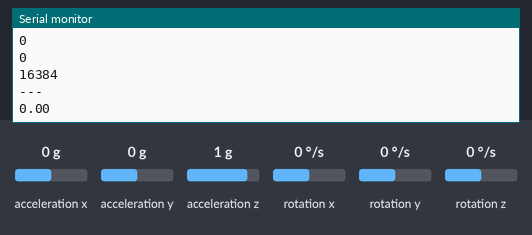
Bench run of a sketch on a simulated ESP8266 (NodeMCU). Parts: the last lines printed to the serial monitor. Wiring (inferred from the names in the program): MPU-6050 motion sensor at I2C address 0x68. The inputs (shaded band) are chosen by the test bench; at power-on: rotation z 0 °/s, acceleration x 0 g, acceleration y 0 g, acceleration z 1 g, rotation x 0 °/s, rotation y 0 °/s.

Above: at 2.2 s.
2.3 s: rotation z set to -192 °/s
At 3.6 s:
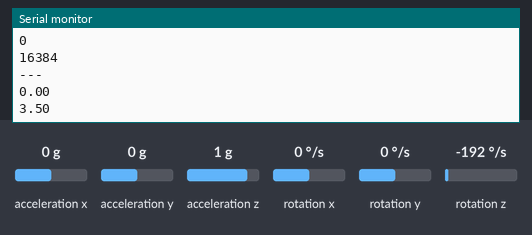
3.8 s: rotation z set to -100 °/s
At 4.9 s:
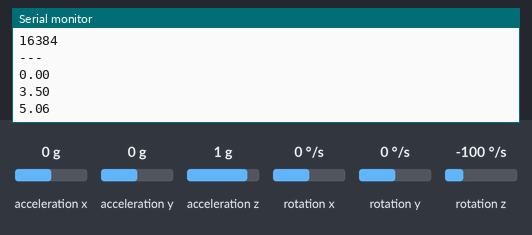
Timing chart, 0 to 6.8 s (numbered marks = the images above; inputs shaded):
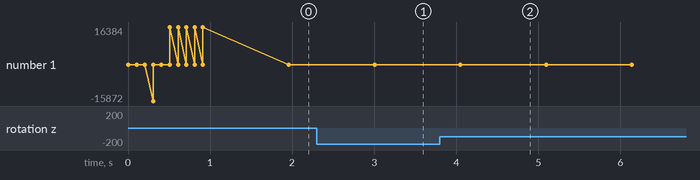

The sketch:

RR.ino
```cpp
//Based on: https://www.mschoeffler.de/2017/10/05/tutorial-how-to-use-the-gy-521-module-mpu-6050-breakout-board-with-the-arduino-uno/
#include <Wire.h>;
#include <ESP8266WiFi.h>
#include <Adafruit_NeoPixel.h>;

#define PI 3.1415926535897932384626433832795

#define ssid "WLAN31iH"
#define password "solidar20packt"

#define LED_COUNT 13
#define LED_PIN 2

//MPU6050
const int MPU_ADDR = 0x68;

const int MPU_GYRO_MODE = 0x10; //Gyro Mode 1
const double MPU_GYRO_MODE_CON = 32.8;
int MPU_GYRO_OFF[3];

const int MPU_ACC_MODE = 0x0;
const double MPU_ACC_MODE_CON = 16384;

int16_t vec_X[] = {1, 0, 0};
int16_t vec_Y[] = {0, 1, 0};
int16_t vec_Z[] = {0, 0, 1};

char tmp_str[7]; // temporary variable used in convert function

//WIFI
IPAddress server(192, 168, 2, 109);
WiFiClient client;

//Adafruit
Adafruit_NeoPixel strip(LED_COUNT, LED_PIN, NEO_GRB + NEO_KHZ800);
const int topLED=3;
int topLED_current=0;

//Main
int orr = 0;
int content[LED_COUNT][3]; //Colors in rgb 0-255


/*----------------------------------------------------------------------------------------------------------------------------------------
                                                                              MPU6050
------------------------------------------------------------------------------------------------------------------------------------------*/
char* convert_int16_to_str(int16_t i) { // converts int16 to string. Moreover, resulting strings will have the same length in the debug monitor.
  sprintf(tmp_str, "%6d", i);
  return tmp_str;
}

void readGyro(int16_t pData[3]) {
  Wire.beginTransmission(MPU_ADDR);
  Wire.write(0x43);
  Wire.endTransmission(false);
  Wire.requestFrom(MPU_ADDR, 6, true);
  for (int i = 0; i < 3; i++) {
    pData[i] = ((Wire.read() << 8 | Wire.read())-MPU_GYRO_OFF[i]) / MPU_GYRO_MODE_CON;
  }
}

void readAcc(int16_t pData[3]){
  Wire.beginTransmission(MPU_ADDR);
  Wire.write(0x3B);
  Wire.endTransmission(false);
  Wire.requestFrom(MPU_ADDR, 6, true);
  for (int i = 0; i < 3; i++) {
    pData[i] = Wire.read() << 8 | Wire.read();
  }
}

double trackGyro(int pAxis, int pCicle){ //x=0,y=1,z=2
  int16_t data[3];
  float tmp=0;
  float retVal = 0;

  readGyro(data); //clear

  for (int i=0;i<pCicle;i++){
    readGyro(data);
    if (data[pAxis]>MPU_GYRO_MODE_CON){
      retVal += (data[pAxis]/MPU_GYRO_MODE_CON)/8000;
    }
    delayMicroseconds(115);
  }
  return double(retVal);
}

int getOrientation() { // retVal: 0 = Obj moving, 1 = Flat, 2 = stand
  int16_t vec_ACC[3];
  readAcc(vec_ACC);
  double len = getVecLength(vec_ACC);
  if (len < 17500 && len > 14000) {
    double ang = getVecAngle(vec_ACC, vec_Z);
    if (ang < 10) {
      return 1;
    } else if (ang > 80 && ang < 100) {
      return 2;
    }
  }
  return 0;
}

double getVecAngle(int16_t vec0[3], int16_t vec1[3]) {
  return acos(getVecScalar(vec0, vec1) / ( getVecLength(vec0) * getVecLength(vec1))) * 180 / PI;
}

double getVecLength(int16_t vec[3]) {
  return sqrt(pow(vec[0], 2) + pow(vec[1], 2) + pow(vec[2], 2));
}

double getVecScalar(int16_t vec0[3], int16_t vec1[3]) {
  return vec0[0] * vec1[0] + vec0[1] * vec1[1] + vec0[2] * vec1[2];
}

/*----------------------------------------------------------------------------------------------------------------------------------------
                                                                              WIFI
------------------------------------------------------------------------------------------------------------------------------------------*/
boolean connectWifi(int pTimeout){
  WiFi.begin(ssid, password);
  boolean ret = false;
  for (int i=0; i<pTimeout*100; i++){
    if (WiFi.status() == WL_CONNECTED){
      ret = true;
      break;
    }
    delay(10);
  }
  if (WiFi.status() == WL_CONNECTED) {
    Serial.println("");
    Serial.println("Your ESP is connected!");
    Serial.println("Your IP address is: ");
    Serial.println(WiFi.localIP());
  }else {
    Serial.println("");
    Serial.println("WiFi not connected");
  }
  return ret;
}

boolean writeTCP(char* pMessage){
  if (client.connect(server, 5000)){
    Serial.print("Write: ");
    Serial.println(pMessage);
    client.write(pMessage);
    return true;
  }
  return false;
}
/*----------------------------------------------------------------------------------------------------------------------------------------
                                                                             Adafruit
------------------------------------------------------------------------------------------------------------------------------------------*/

void configurLED(){
  int16_t g[3];
  readAcc(g);
  for(int i=0;i<3;i++){//rotate point g by 180
    g[i] = g[i] * -1;
  }
  int v = round(getVecAngle(g,vec_Y) / (round(360/LED_COUNT)));//get Alpha and convert ° to LED´s (1 LED == 22°)
  if (g[0] > 0){ // left or right shift
    topLED_current = topLED + v;
  }else{
    topLED_current = topLED - v;
  }

  if (topLED_current < 0){
    topLED_current = LED_COUNT + topLED_current;
  }else if(topLED_current >= LED_COUNT){
    topLED_current = topLED_current - LED_COUNT;
  }
}


/*----------------------------------------------------------------------------------------------------------------------------------------
                                                                              Main
------------------------------------------------------------------------------------------------------------------------------------------*/
void fillContent(int r, int g, int b){
  for(int i=0;i<LED_COUNT;i++){
    setContent(i, r,g,b);
  }
}

void setContent(int pPixel, int r, int g, int b){
  content[pPixel][0] = r;
  content[pPixel][1] = g;
  content[pPixel][2] = b;
}

void drawContent(){
  configurLED();
  int tmp;
  for (int i=0;i<LED_COUNT;i++){
    tmp = topLED_current + i;
    if (tmp>=LED_COUNT){
      tmp -= LED_COUNT;
    }
    strip.setPixelColor(tmp, content[i][0], content[i][1], content[i][2]);
  }
  strip.show();
}

boolean isActivated(){
  return true;
}

void switchFlat(){
  Serial.println("Orr: Flat");
  boolean capture = true;
  int cicle=800; // every
  float angle=0;
  int16_t r[3];
  while(capture){
    cicle = cicle - 1;
    readGyro(r);
    angle = angle + r[2];


    if (cicle<=0){
      cicle=800;
      Serial.println(angle);
    }
    delayMicroseconds(115);
  }
}

void switchStand(){
  Serial.println("Orr: Stand");

  boolean capture=true;
  while(capture){

  }

}

void setup() {
  Serial.begin(115200);
  Wire.begin();

  //conf MPU6050
  Wire.beginTransmission(MPU_ADDR);//wake MPU up
  Wire.write(0x6B);
  Wire.write(0);
  Wire.endTransmission(false);//set Gyro Mode
  Wire.write(0x1B);
  Wire.write(MPU_GYRO_MODE);
  Wire.endTransmission(false);//set ACC Mode
  Wire.write(0x1C);
  Wire.write(MPU_ACC_MODE);
  Wire.endTransmission(true);

  //connect Wifi
  //connectWifi(30);

  //config Adafruit
  /*strip.begin();
  strip.show();
  strip.setBrightness(50);*/

  //config Main
  fillContent(0,0,0);
  setContent(0,255,0,0);
  setContent(1,255,0,0);
  setContent(2,255,0,0);
  setContent(3,255,0,0);
  drawContent();

  //test Gyro
  int16_t data[3];
  int16_t calc[3];
  for (int i=0;i<5;i++){
    Serial.println("Gyro");
    readGyro(data);
    for (int j=0;j<3;j++){
      calc[i] = data[i];
      Serial.println(data[j]);
    }
    Serial.println("---");
    delay(100);
  }

  for (int i=0;i<3;i++){
      MPU_GYRO_OFF[i] = calc[i]/5;
      Serial.println(data[i]);
    }

  //test Acc
  for (int i=0;i<5;i++){
    Serial.println("Acc");
    readAcc(data);
    for (int j=0;j<3;j++){
      Serial.println(data[j]);
    }
    Serial.println("---");
    delay(100);
  }
}

void loop() {
  Serial.println(trackGyro(2,1000));
  delay(100);
  /*if (isActivated()){
    configurLED();
    switch (getOrientation()){
      case 1:
        switchFlat();
      case 2:
        switchStand();
      default:
        return;
    }
  }else{
    delay(100);
  }*/
}
```

Measured:
- after the input at 2.3 s, the serial monitor: prints a new line after 0.70 s (image 1)
- after the input at 3.8 s, the serial monitor: prints a new line after 0.25 s (image 2)
- plotted number 1: 0 → 3.5 after the input at 2.3 s, 3.5 → 6.09 after the input at 3.8 s
